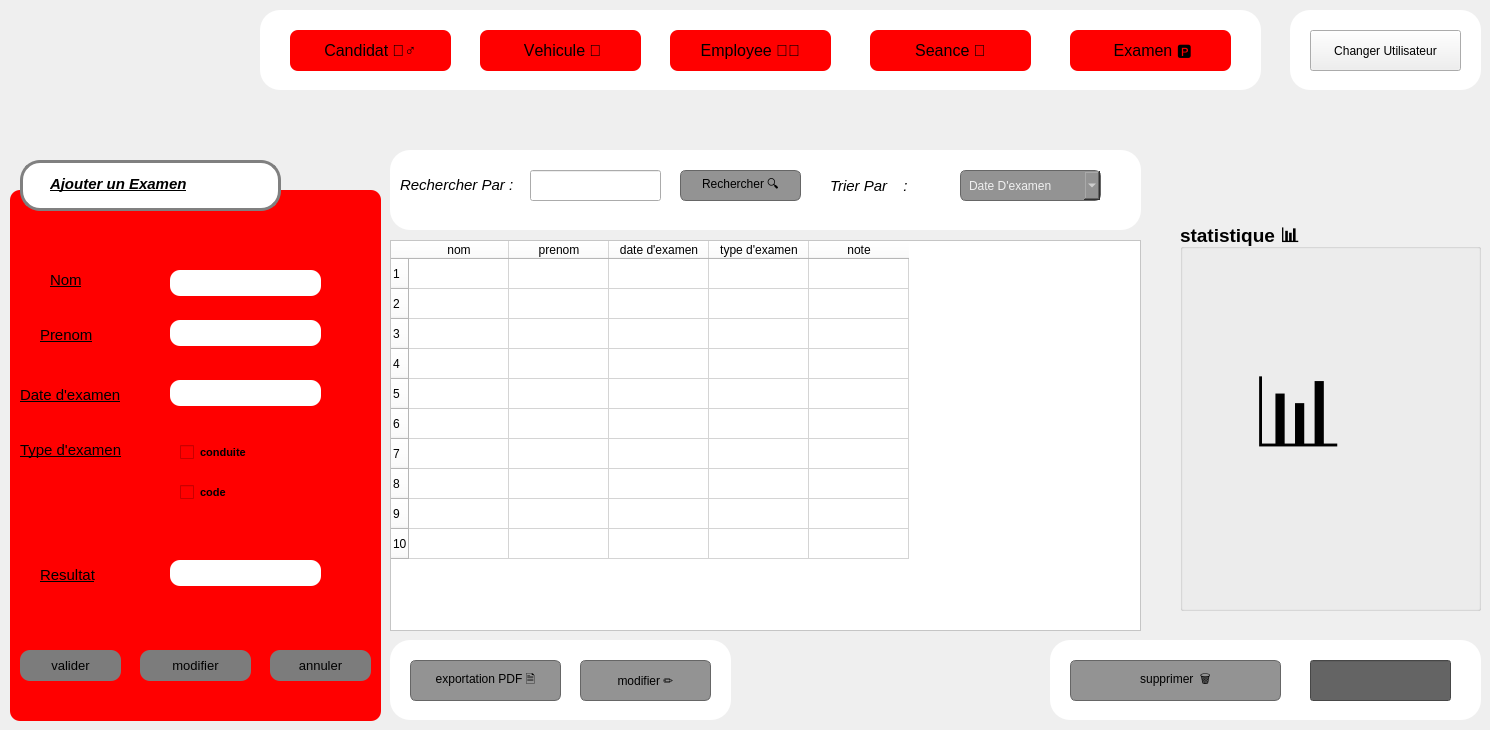
    <widget class="QWidget" name="tab4">
     <attribute name="title">
      <string>Page</string>
     </attribute>
     <widget class="QGroupBox" name="groupBox_12">
      <property name="geometry">
       <rect>
        <x>10</x>
        <y>190</y>
        <width>371</width>
        <height>531</height>
       </rect>
      </property>
      <property name="font">
       <font>
        <pointsize>14</pointsize>
        <italic>false</italic>
        <bold>true</bold>
        <underline>false</underline>
        <strikeout>false</strikeout>
       </font>
      </property>
      <property name="styleSheet">
       <string notr="true">color: rgb(0, 0, 0);
background-color: rgb(255, 0, 0);
border-color: qlineargradient(spread:pad, x1:0, y1:0, x2:1, y2:0, stop:0 rgba(0, 0, 0, 255), stop:1 rgba(255, 255, 255, 255));
border-radius: 10px;
</string>
      </property>
      <property name="title">
       <string/>
      </property>
      <widget class="QLabel" name="label_69">
       <property name="geometry">
        <rect>
         <x>40</x>
         <y>80</y>
         <width>71</width>
         <height>21</height>
        </rect>
       </property>
       <property name="font">
        <font>
         <pointsize>9</pointsize>
         <italic>false</italic>
         <bold>false</bold>
         <underline>false</underline>
         <strikeout>false</strikeout>
        </font>
       </property>
       <property name="styleSheet">
        <string notr="true">background-color: rgb(255, 255, 255);
background-color: rgb(255, 0, 0);</string>
       </property>
       <property name="text">
        <string>&lt;html&gt;&lt;head/&gt;&lt;body&gt;&lt;p&gt;&lt;span style=&quot; font-size:11pt; text-decoration: underline;&quot;&gt;Nom&lt;/span&gt;&lt;/p&gt;&lt;/body&gt;&lt;/html&gt;</string>
       </property>
      </widget>
      <widget class="QLabel" name="label_70">
       <property name="geometry">
        <rect>
         <x>30</x>
         <y>130</y>
         <width>81</width>
         <height>31</height>
        </rect>
       </property>
       <property name="font">
        <font>
         <pointsize>9</pointsize>
         <italic>false</italic>
         <bold>false</bold>
         <underline>false</underline>
         <strikeout>false</strikeout>
        </font>
       </property>
       <property name="styleSheet">
        <string notr="true">background-color: rgb(255, 255, 255);
background-color: rgb(255, 0, 0);</string>
       </property>
       <property name="text">
        <string>&lt;html&gt;&lt;head/&gt;&lt;body&gt;&lt;p&gt;&lt;span style=&quot; font-size:11pt; text-decoration: underline;&quot;&gt;Prenom&lt;/span&gt;&lt;/p&gt;&lt;/body&gt;&lt;/html&gt;</string>
       </property>
      </widget>
      <widget class="QLabel" name="label_71">
       <property name="geometry">
        <rect>
         <x>10</x>
         <y>190</y>
         <width>121</width>
         <height>31</height>
        </rect>
       </property>
       <property name="font">
        <font>
         <pointsize>9</pointsize>
         <italic>false</italic>
         <bold>false</bold>
         <underline>false</underline>
         <strikeout>false</strikeout>
        </font>
       </property>
       <property name="styleSheet">
        <string notr="true">background-color: rgb(255, 255, 255);
background-color: rgb(255, 0, 0);</string>
       </property>
       <property name="text">
        <string>&lt;html&gt;&lt;head/&gt;&lt;body&gt;&lt;p&gt;&lt;span style=&quot; font-size:11pt; text-decoration: underline;&quot;&gt;Date d'examen&lt;/span&gt;&lt;/p&gt;&lt;/body&gt;&lt;/html&gt;</string>
       </property>
      </widget>
      <widget class="QLineEdit" name="lineEdit_50">
       <property name="geometry">
        <rect>
         <x>160</x>
         <y>80</y>
         <width>151</width>
         <height>26</height>
        </rect>
       </property>
       <property name="styleSheet">
        <string notr="true">background-color: WHITE;</string>
       </property>
      </widget>
      <widget class="QLineEdit" name="lineEdit_51">
       <property name="geometry">
        <rect>
         <x>160</x>
         <y>130</y>
         <width>151</width>
         <height>26</height>
        </rect>
       </property>
       <property name="styleSheet">
        <string notr="true">background-color: white;</string>
       </property>
      </widget>
      <widget class="QLineEdit" name="lineEdit_52">
       <property name="geometry">
        <rect>
         <x>160</x>
         <y>190</y>
         <width>151</width>
         <height>26</height>
        </rect>
       </property>
       <property name="styleSheet">
        <string notr="true">background-color: white;</string>
       </property>
      </widget>
      <widget class="QCheckBox" name="checkBox_37">
       <property name="geometry">
        <rect>
         <x>170</x>
         <y>250</y>
         <width>91</width>
         <height>24</height>
        </rect>
       </property>
       <property name="font">
        <font>
         <pointsize>8</pointsize>
         <italic>false</italic>
         <bold>true</bold>
         <underline>false</underline>
         <strikeout>false</strikeout>
        </font>
       </property>
       <property name="text">
        <string>conduite</string>
       </property>
      </widget>
      <widget class="QCheckBox" name="checkBox_38">
       <property name="geometry">
        <rect>
         <x>170</x>
         <y>290</y>
         <width>111</width>
         <height>24</height>
        </rect>
       </property>
       <property name="font">
        <font>
         <pointsize>8</pointsize>
         <italic>false</italic>
         <bold>true</bold>
         <underline>false</underline>
         <strikeout>false</strikeout>
        </font>
       </property>
       <property name="text">
        <string>code</string>
       </property>
      </widget>
      <widget class="QPushButton" name="pushButton_66">
       <property name="geometry">
        <rect>
         <x>260</x>
         <y>460</y>
         <width>101</width>
         <height>31</height>
        </rect>
       </property>
       <property name="font">
        <font>
         <pointsize>10</pointsize>
         <italic>false</italic>
         <bold>false</bold>
         <underline>false</underline>
         <strikeout>false</strikeout>
        </font>
       </property>
       <property name="styleSheet">
        <string notr="true">background-color: rgb(124, 124, 124);</string>
       </property>
       <property name="text">
        <string>annuler</string>
       </property>
      </widget>
      <widget class="QPushButton" name="pushButton_67">
       <property name="geometry">
        <rect>
         <x>10</x>
         <y>460</y>
         <width>101</width>
         <height>31</height>
        </rect>
       </property>
       <property name="font">
        <font>
         <pointsize>10</pointsize>
         <italic>false</italic>
         <bold>false</bold>
         <underline>false</underline>
         <strikeout>false</strikeout>
        </font>
       </property>
       <property name="styleSheet">
        <string notr="true">background-color: rgb(124, 124, 124);</string>
       </property>
       <property name="text">
        <string>valider</string>
       </property>
      </widget>
      <widget class="QLabel" name="label_73">
       <property name="geometry">
        <rect>
         <x>30</x>
         <y>370</y>
         <width>91</width>
         <height>31</height>
        </rect>
       </property>
       <property name="font">
        <font>
         <pointsize>9</pointsize>
         <italic>false</italic>
         <bold>false</bold>
         <underline>false</underline>
         <strikeout>false</strikeout>
        </font>
       </property>
       <property name="styleSheet">
        <string notr="true">background-color: rgb(255, 255, 255);
background-color: rgb(255, 0, 0);</string>
       </property>
       <property name="text">
        <string>&lt;html&gt;&lt;head/&gt;&lt;body&gt;&lt;p&gt;&lt;span style=&quot; font-size:11pt; text-decoration: underline;&quot;&gt;Resultat&lt;/span&gt;&lt;/p&gt;&lt;/body&gt;&lt;/html&gt;</string>
       </property>
      </widget>
      <widget class="QLabel" name="label_74">
       <property name="geometry">
        <rect>
         <x>10</x>
         <y>250</y>
         <width>141</width>
         <height>21</height>
        </rect>
       </property>
       <property name="font">
        <font>
         <pointsize>9</pointsize>
         <italic>false</italic>
         <bold>false</bold>
         <underline>false</underline>
         <strikeout>false</strikeout>
        </font>
       </property>
       <property name="styleSheet">
        <string notr="true">background-color: rgb(255, 255, 255);
background-color: rgb(255, 0, 0);</string>
       </property>
       <property name="text">
        <string>&lt;html&gt;&lt;head/&gt;&lt;body&gt;&lt;p&gt;&lt;span style=&quot; font-size:11pt; text-decoration: underline;&quot;&gt;Type d'examen&lt;/span&gt;&lt;/p&gt;&lt;/body&gt;&lt;/html&gt;</string>
       </property>
      </widget>
      <widget class="QLineEdit" name="lineEdit_125">
       <property name="geometry">
        <rect>
         <x>160</x>
         <y>370</y>
         <width>151</width>
         <height>26</height>
        </rect>
       </property>
       <property name="styleSheet">
        <string notr="true">background-color: white;</string>
       </property>
      </widget>
      <widget class="QPushButton" name="pushButton_217">
       <property name="geometry">
        <rect>
         <x>130</x>
         <y>460</y>
         <width>111</width>
         <height>31</height>
        </rect>
       </property>
       <property name="font">
        <font>
         <pointsize>10</pointsize>
         <italic>false</italic>
         <bold>false</bold>
         <underline>false</underline>
         <strikeout>false</strikeout>
        </font>
       </property>
       <property name="styleSheet">
        <string notr="true">background-color: rgb(124, 124, 124);</string>
       </property>
       <property name="text">
        <string>modifier</string>
       </property>
      </widget>
     </widget>
     <widget class="QTableWidget" name="tableWidget_6">
      <property name="geometry">
       <rect>
        <x>390</x>
        <y>240</y>
        <width>751</width>
        <height>391</height>
       </rect>
      </property>
      <property name="styleSheet">
       <string notr="true">color: rgb(0, 0, 0);
background-color: rgb(255, 255, 255);</string>
      </property>
      <row/>
      <row/>
      <row/>
      <row/>
      <row/>
      <row/>
      <row/>
      <row/>
      <row/>
      <row/>
      <column>
       <property name="text">
        <string>nom</string>
       </property>
      </column>
      <column>
       <property name="text">
        <string>prenom</string>
       </property>
      </column>
      <column>
       <property name="text">
        <string>date d'examen</string>
       </property>
      </column>
      <column>
       <property name="text">
        <string>type d'examen</string>
       </property>
      </column>
      <column>
       <property name="text">
        <string>note</string>
       </property>
      </column>
     </widget>
     <widget class="QFrame" name="frame2_4">
      <property name="geometry">
       <rect>
        <x>20</x>
        <y>160</y>
        <width>261</width>
        <height>51</height>
       </rect>
      </property>
      <property name="styleSheet">
       <string notr="true">#frame2_4{
border: 3px solid grey ;
border-radius: 20px;
background: white ;
}</string>
      </property>
      <property name="frameShape">
       <enum>QFrame::Shape::StyledPanel</enum>
      </property>
      <property name="frameShadow">
       <enum>QFrame::Shadow::Raised</enum>
      </property>
      <widget class="QLabel" name="label_80">
       <property name="geometry">
        <rect>
         <x>30</x>
         <y>9</y>
         <width>181</width>
         <height>31</height>
        </rect>
       </property>
       <property name="styleSheet">
        <string notr="true">background-color: rgb(255, 255, 255);</string>
       </property>
       <property name="text">
        <string>&lt;html&gt;&lt;head/&gt;&lt;body&gt;&lt;p&gt;&lt;span style=&quot; font-size:11pt; font-weight:700; font-style:italic; text-decoration: underline; color:#000000;&quot;&gt;Ajouter un Examen&lt;/span&gt;&lt;/p&gt;&lt;/body&gt;&lt;/html&gt;</string>
       </property>
      </widget>
     </widget>
     <widget class="QFrame" name="pdf_5">
      <property name="geometry">
       <rect>
        <x>390</x>
        <y>640</y>
        <width>341</width>
        <height>80</height>
       </rect>
      </property>
      <property name="styleSheet">
       <string notr="true">#pdf_5{
	border-color: rgb(85, 170, 0);
border-radius: 20px;
background: white ;
}</string>
      </property>
      <property name="frameShape">
       <enum>QFrame::Shape::StyledPanel</enum>
      </property>
      <property name="frameShadow">
       <enum>QFrame::Shadow::Raised</enum>
      </property>
      <widget class="QPushButton" name="pushButton_80">
       <property name="geometry">
        <rect>
         <x>20</x>
         <y>20</y>
         <width>151</width>
         <height>41</height>
        </rect>
       </property>
       <property name="styleSheet">
        <string notr="true">background-color: #939393;   /* gris foncé */
alternate-background-color: rgb(188, 188, 188);
    color: black;              /* blanc clair */
    border: 1px solid #666666;
     border-radius: 6px;
    padding: 4px 8px;
  </string>
       </property>
       <property name="text">
        <string>exportation PDF 🗎</string>
       </property>
       <property name="iconSize">
        <size>
         <width>20</width>
         <height>20</height>
        </size>
       </property>
      </widget>
      <widget class="QPushButton" name="pushButton_21">
       <property name="geometry">
        <rect>
         <x>190</x>
         <y>20</y>
         <width>131</width>
         <height>41</height>
        </rect>
       </property>
       <property name="styleSheet">
        <string notr="true">background-color: #939393;   /* gris foncé */
    color: black;              /* blanc clair */
    border: 1px solid #666666;
     border-radius: 6px;
    padding: 4px 8px;
  </string>
       </property>
       <property name="text">
        <string>modifier ✏️</string>
       </property>
      </widget>
     </widget>
     <widget class="QFrame" name="supp_5">
      <property name="geometry">
       <rect>
        <x>1050</x>
        <y>640</y>
        <width>431</width>
        <height>80</height>
       </rect>
      </property>
      <property name="styleSheet">
       <string notr="true">#supp_5{
	border-color: rgb(85, 170, 0);
border-radius: 20px;
background: white ;
}</string>
      </property>
      <property name="frameShape">
       <enum>QFrame::Shape::StyledPanel</enum>
      </property>
      <property name="frameShadow">
       <enum>QFrame::Shadow::Raised</enum>
      </property>
      <widget class="QPushButton" name="pushButton_24">
       <property name="geometry">
        <rect>
         <x>20</x>
         <y>20</y>
         <width>211</width>
         <height>41</height>
        </rect>
       </property>
       <property name="styleSheet">
        <string notr="true">background-color: #939393;   /* gris foncé */
    color: black;              /* blanc clair */
    border: 1px solid #666666;
     border-radius: 6px;
    padding: 4px 8px;
  </string>
       </property>
       <property name="text">
        <string>supprimer  🗑️</string>
       </property>
      </widget>
      <widget class="QLineEdit" name="lineEdit_16">
       <property name="geometry">
        <rect>
         <x>260</x>
         <y>20</y>
         <width>141</width>
         <height>41</height>
        </rect>
       </property>
       <property name="styleSheet">
        <string notr="true">background-color: rgb(100, 100, 100);
border-color: rgb(0, 0, 0);</string>
       </property>
      </widget>
     </widget>
     <widget class="QFrame" name="recherche_5">
      <property name="geometry">
       <rect>
        <x>390</x>
        <y>150</y>
        <width>751</width>
        <height>80</height>
       </rect>
      </property>
      <property name="styleSheet">
       <string notr="true">#recherche_5{
	border-color: rgb(85, 170, 0);
border-radius: 20px;
background: white ;
}</string>
      </property>
      <property name="frameShape">
       <enum>QFrame::Shape::StyledPanel</enum>
      </property>
      <property name="frameShadow">
       <enum>QFrame::Shadow::Raised</enum>
      </property>
      <widget class="QLabel" name="label_37">
       <property name="geometry">
        <rect>
         <x>10</x>
         <y>20</y>
         <width>131</width>
         <height>31</height>
        </rect>
       </property>
       <property name="font">
        <font>
         <pointsize>11</pointsize>
         <italic>true</italic>
        </font>
       </property>
       <property name="styleSheet">
        <string notr="true">background-color: rgb(255, 255, 255);</string>
       </property>
       <property name="text">
        <string>&lt;html&gt;&lt;head/&gt;&lt;body&gt;&lt;p&gt;&lt;span style=&quot; color:#000000;&quot;&gt;Rechercher Par  :&lt;/span&gt;&lt;/p&gt;&lt;/body&gt;&lt;/html&gt;</string>
       </property>
      </widget>
      <widget class="QLineEdit" name="lineEdit_59">
       <property name="geometry">
        <rect>
         <x>140</x>
         <y>20</y>
         <width>131</width>
         <height>31</height>
        </rect>
       </property>
      </widget>
      <widget class="QPushButton" name="pushButton_19">
       <property name="geometry">
        <rect>
         <x>290</x>
         <y>20</y>
         <width>121</width>
         <height>31</height>
        </rect>
       </property>
       <property name="styleSheet">
        <string notr="true">background-color: #939393;   /* gris foncé */
    color: black;              /* blanc clair */
    border: 1px solid #666666;
     border-radius: 6px;
    padding: 4px 8px;
  </string>
       </property>
       <property name="text">
        <string>Rechercher 🔍</string>
       </property>
      </widget>
      <widget class="QLabel" name="label_46">
       <property name="geometry">
        <rect>
         <x>440</x>
         <y>20</y>
         <width>111</width>
         <height>31</height>
        </rect>
       </property>
       <property name="font">
        <font>
         <pointsize>11</pointsize>
         <italic>true</italic>
        </font>
       </property>
       <property name="styleSheet">
        <string notr="true">background-color: rgb(255, 255, 255);</string>
       </property>
       <property name="text">
        <string>&lt;html&gt;&lt;head/&gt;&lt;body&gt;&lt;p&gt;&lt;span style=&quot; color:#000000;&quot;&gt;Trier Par &lt;/span&gt;&lt;span style=&quot; font-size:12pt; color:#000000;&quot;/&gt;&lt;span style=&quot; font-size:12pt;&quot;&gt;🔽&lt;/span&gt;&lt;span style=&quot; color:#000000;&quot;&gt;: &lt;/span&gt;&lt;/p&gt;&lt;/body&gt;&lt;/html&gt;</string>
       </property>
      </widget>
      <widget class="QComboBox" name="comboBox_8">
       <property name="geometry">
        <rect>
         <x>570</x>
         <y>20</y>
         <width>141</width>
         <height>31</height>
        </rect>
       </property>
       <property name="styleSheet">
        <string notr="true">background-color: #939393;   /* gris foncé */
    color: #f0f0f0;              /* blanc clair */
    border: 1px solid #666666;
    border-radius: 6px;
    padding: 4px 8px;</string>
       </property>
       <item>
        <property name="text">
         <string>Date D'examen</string>
        </property>
       </item>
       <item>
        <property name="text">
         <string>ordre alphabetique des noms</string>
        </property>
       </item>
      </widget>
     </widget>
     <widget class="QGroupBox" name="groupBox_17">
      <property name="geometry">
       <rect>
        <x>1180</x>
        <y>220</y>
        <width>301</width>
        <height>391</height>
       </rect>
      </property>
      <property name="font">
       <font>
        <pointsize>14</pointsize>
        <bold>true</bold>
       </font>
      </property>
      <property name="title">
       <string>statistique 📊</string>
      </property>
      <widget class="QLabel" name="label_48">
       <property name="geometry">
        <rect>
         <x>70</x>
         <y>120</y>
         <width>231</width>
         <height>171</height>
        </rect>
       </property>
       <property name="text">
        <string>&lt;html&gt;&lt;head/&gt;&lt;body&gt;&lt;p&gt;&lt;span style=&quot; font-size:72pt;&quot;&gt;📊&lt;/span&gt;&lt;/p&gt;&lt;/body&gt;&lt;/html&gt;</string>
       </property>
      </widget>
     </widget>
     <widget class="QFrame" name="menu4">
      <property name="geometry">
       <rect>
        <x>260</x>
        <y>10</y>
        <width>1001</width>
        <height>80</height>
       </rect>
      </property>
      <property name="styleSheet">
       <string notr="true">#menu4{
	border-color: rgb(85, 170, 0);
border-radius: 20px;
background: white ;
}</string>
      </property>
      <property name="frameShape">
       <enum>QFrame::Shape::StyledPanel</enum>
      </property>
      <property name="frameShadow">
       <enum>QFrame::Shadow::Raised</enum>
      </property>
      <widget class="QPushButton" name="candidat_5">
       <property name="enabled">
        <bool>true</bool>
       </property>
       <property name="geometry">
        <rect>
         <x>30</x>
         <y>20</y>
         <width>161</width>
         <height>41</height>
        </rect>
       </property>
       <property name="font">
        <font>
         <pointsize>12</pointsize>
         <bold>false</bold>
         <strikeout>false</strikeout>
         <kerning>false</kerning>
        </font>
       </property>
       <property name="whatsThis">
        <string>&lt;html&gt;&lt;head/&gt;&lt;body&gt;&lt;p&gt;&lt;br/&gt;&lt;/p&gt;&lt;/body&gt;&lt;/html&gt;</string>
       </property>
       <property name="styleSheet">
        <string notr="true"> background-color:rgb(255, 0, 0);;   /* rouge vif */
    color: black ;                /* texte blanc */
    border-radius: 8px;          /* coins arrondis */
    padding: 8px 16px;           /* espace interne */
              
    border: none;</string>
       </property>
       <property name="text">
        <string>Candidat 🧍‍♂️</string>
       </property>
      </widget>
      <widget class="QPushButton" name="vehicule_5">
       <property name="enabled">
        <bool>true</bool>
       </property>
       <property name="geometry">
        <rect>
         <x>220</x>
         <y>20</y>
         <width>161</width>
         <height>41</height>
        </rect>
       </property>
       <property name="font">
        <font>
         <pointsize>12</pointsize>
         <bold>false</bold>
         <kerning>false</kerning>
        </font>
       </property>
       <property name="styleSheet">
        <string notr="true"> background-color:rgb(255, 0, 0);;   /* rouge vif */
    color: black;                /* texte blanc */
    border-radius: 8px;          /* coins arrondis */
    padding: 8px 16px;           /* espace interne */
    
    border: none;</string>
       </property>
       <property name="text">
        <string> Vehicule 🚗</string>
       </property>
      </widget>
      <widget class="QPushButton" name="employee_5">
       <property name="enabled">
        <bool>true</bool>
       </property>
       <property name="geometry">
        <rect>
         <x>410</x>
         <y>20</y>
         <width>161</width>
         <height>41</height>
        </rect>
       </property>
       <property name="font">
        <font>
         <pointsize>12</pointsize>
         <bold>false</bold>
         <kerning>false</kerning>
        </font>
       </property>
       <property name="styleSheet">
        <string notr="true"> background-color:rgb(255, 0, 0);;   /* rouge vif */
    color: black;                /* texte blanc */
    border-radius: 8px;          /* coins arrondis */
    padding: 8px 16px;           /* espace interne */
   
    border: none;</string>
       </property>
       <property name="text">
        <string>Employee 🧑‍🏫</string>
       </property>
      </widget>
      <widget class="QPushButton" name="seance_5">
       <property name="enabled">
        <bool>true</bool>
       </property>
       <property name="geometry">
        <rect>
         <x>610</x>
         <y>20</y>
         <width>161</width>
         <height>41</height>
        </rect>
       </property>
       <property name="font">
        <font>
         <pointsize>12</pointsize>
         <bold>false</bold>
         <kerning>false</kerning>
        </font>
       </property>
       <property name="styleSheet">
        <string notr="true"> background-color:rgb(255, 0, 0);;   /* rouge vif */
    color: black;                /* texte blanc */
    border-radius: 8px;          /* coins arrondis */
    padding: 8px 16px;           /* espace interne */
   
    border: none;</string>
       </property>
       <property name="text">
        <string>Seance 🧭</string>
       </property>
      </widget>
      <widget class="QPushButton" name="examen_5">
       <property name="enabled">
        <bool>true</bool>
       </property>
       <property name="geometry">
        <rect>
         <x>810</x>
         <y>20</y>
         <width>161</width>
         <height>41</height>
        </rect>
       </property>
       <property name="font">
        <font>
         <pointsize>12</pointsize>
         <bold>false</bold>
         <kerning>false</kerning>
        </font>
       </property>
       <property name="styleSheet">
        <string notr="true"> background-color:rgb(255, 0, 0);;   /* rouge vif */
    color: black;                /* texte blanc */
    border-radius: 8px;          /* coins arrondis */
    padding: 8px 16px;           /* espace interne */
    
    border: none;</string>
       </property>
       <property name="text">
        <string> Examen 🅿️</string>
       </property>
      </widget>
     </widget>
     <widget class="QFrame" name="utilisateur_5">
      <property name="geometry">
       <rect>
        <x>1290</x>
        <y>10</y>
        <width>191</width>
        <height>80</height>
       </rect>
      </property>
      <property name="styleSheet">
       <string notr="true">#utilisateur_5{
	border-color: rgb(85, 170, 0);
border-radius: 20px;
background: white ;
}</string>
      </property>
      <property name="frameShape">
       <enum>QFrame::Shape::StyledPanel</enum>
      </property>
      <property name="frameShadow">
       <enum>QFrame::Shadow::Raised</enum>
      </property>
      <widget class="QPushButton" name="pushButton_58">
       <property name="geometry">
        <rect>
         <x>20</x>
         <y>20</y>
         <width>151</width>
         <height>41</height>
        </rect>
       </property>
       <property name="text">
        <string>Changer Utilisateur</string>
       </property>
      </widget>
     </widget>
     <widget class="QLabel" name="label_21">
      <property name="geometry">
       <rect>
        <x>-120</x>
        <y>10</y>
        <width>371</width>
        <height>121</height>
       </rect>
      </property>
      <property name="text">
       <string/>
      </property>
      <property name="pixmap">
       <pixmap resource="resource.qrc">:/new/prefix1/logo.png</pixmap>
      </property>
     </widget>
     <zorder>label_21</zorder>
     <zorder>groupBox_12</zorder>
     <zorder>tableWidget_6</zorder>
     <zorder>frame2_4</zorder>
     <zorder>pdf_5</zorder>
     <zorder>supp_5</zorder>
     <zorder>recherche_5</zorder>
     <zorder>groupBox_17</zorder>
     <zorder>menu4</zorder>
     <zorder>utilisateur_5</zorder>
    </widget>
